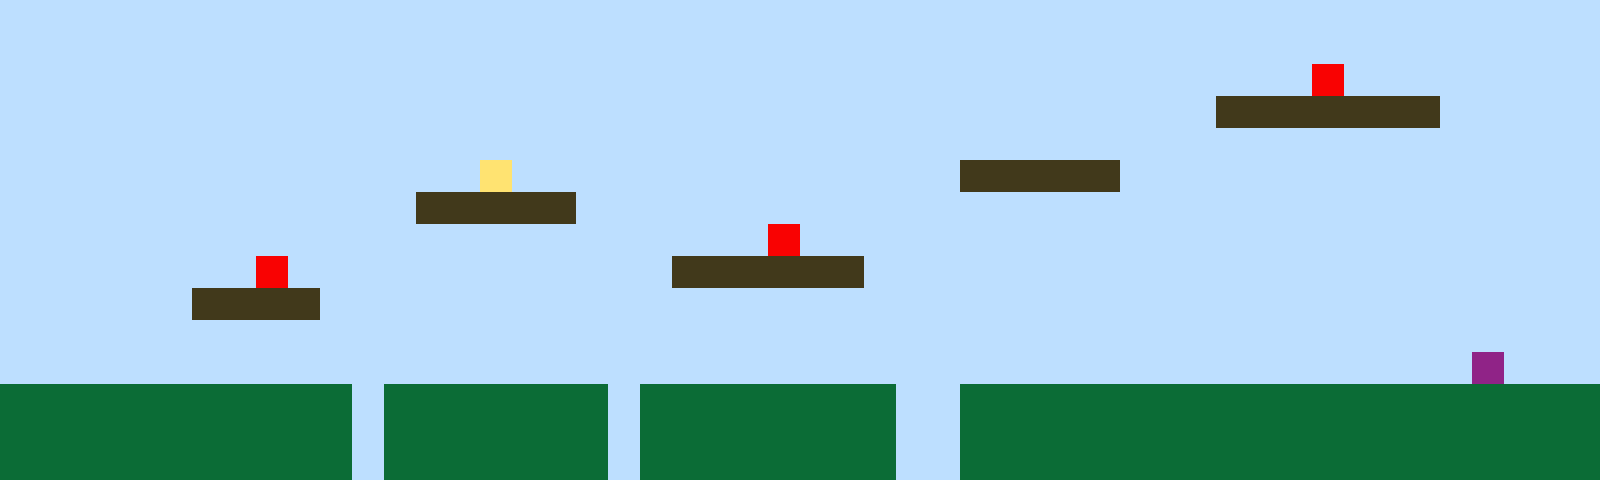

Rendered tile map (Tiled .tmx) drawn with the repository's tilesets; below, a short description and the full map source, tile grids included:
An orthogonal 50x15 tile map with 32x32 px tiles, 1 tile layer (Tile Layer 1).

<map version="1.10" tiledversion="1.11.2" orientation="orthogonal" renderorder="right-up" width="50" height="15" tilewidth="32" tileheight="32" infinite="0" nextlayerid="2" nextobjectid="1"><editorsettings><export target="map1.csv" format="csv" /></editorsettings><tileset firstgid="1" name="sprites" tilewidth="32" tileheight="32" tilecount="6" columns="3"><image source="sprites.png" width="96" height="64" /></tileset><layer id="1" name="Tile Layer 1" width="50" height="15"><data encoding="csv">1,1,1,1,1,1,1,1,1,1,1,1,1,1,1,1,1,1,1,1,1,1,1,1,1,1,1,1,1,1,1,1,1,1,1,1,1,1,1,1,1,1,1,1,1,1,1,1,1,1,1,1,1,1,1,1,1,1,1,1,1,1,1,1,1,1,1,1,1,1,1,1,1,1,1,1,1,1,1,1,1,1,1,1,1,1,1,1,1,1,1,1,1,1,1,1,1,1,1,1,1,1,1,1,1,1,1,1,1,1,1,1,1,1,1,1,1,1,1,1,1,1,1,1,1,1,1,1,1,1,1,1,1,1,1,1,1,1,1,1,1,5,1,1,1,1,1,1,1,1,1,1,1,1,1,1,1,1,1,1,1,1,1,1,1,1,1,1,1,1,1,1,1,1,1,1,1,1,1,1,1,1,1,1,1,1,1,1,3,3,3,3,3,3,3,1,1,1,1,1,1,1,1,1,1,1,1,1,1,1,1,1,1,1,1,1,1,1,1,1,1,1,1,1,1,1,1,1,1,1,1,1,1,1,1,1,1,1,1,1,1,1,1,1,1,1,1,1,1,1,1,1,1,1,1,1,1,1,1,1,1,1,1,1,1,4,1,1,1,1,1,1,1,1,1,1,1,1,1,1,3,3,3,3,3,1,1,1,1,1,1,1,1,1,1,1,1,1,1,1,1,1,1,1,1,1,1,1,1,1,1,1,1,3,3,3,3,3,1,1,1,1,1,1,1,1,1,1,1,1,1,1,1,1,1,1,1,1,1,1,1,1,1,1,1,1,1,1,1,1,1,1,1,1,1,1,1,1,1,1,1,1,1,1,1,1,1,1,1,1,1,1,1,1,5,1,1,1,1,1,1,1,1,1,1,1,1,1,1,1,1,1,1,1,1,1,1,1,1,1,1,1,1,1,1,1,1,1,5,1,1,1,1,1,1,1,1,1,1,1,1,3,3,3,3,3,3,1,1,1,1,1,1,1,1,1,1,1,1,1,1,1,1,1,1,1,1,1,1,1,1,1,1,1,1,1,3,3,3,3,1,1,1,1,1,1,1,1,1,1,1,1,1,1,1,1,1,1,1,1,1,1,1,1,1,1,1,1,1,1,1,1,1,1,1,1,1,1,1,1,1,1,1,1,1,1,1,1,1,1,1,1,1,1,1,1,1,1,1,1,1,1,1,1,1,1,1,1,1,1,1,1,1,1,1,1,1,1,1,1,1,1,1,1,1,1,1,1,1,1,1,1,1,1,1,1,1,1,1,1,1,1,1,1,1,1,1,1,1,1,1,1,1,1,1,1,1,1,1,1,1,1,1,1,1,1,1,1,1,1,1,1,1,1,1,1,6,1,1,1,2,2,2,2,2,2,2,2,2,2,2,1,2,2,2,2,2,2,2,1,2,2,2,2,2,2,2,2,1,1,2,2,2,2,2,2,2,2,2,2,2,2,2,2,2,2,2,2,2,2,2,2,2,2,2,2,2,2,2,2,2,1,2,2,2,2,2,2,2,1,2,2,2,2,2,2,2,2,1,1,2,2,2,2,2,2,2,2,2,2,2,2,2,2,2,2,2,2,2,2,2,2,2,2,2,2,2,2,2,2,2,1,2,2,2,2,2,2,2,1,2,2,2,2,2,2,2,2,1,1,2,2,2,2,2,2,2,2,2,2,2,2,2,2,2,2,2,2,2,2</data></layer></map>
